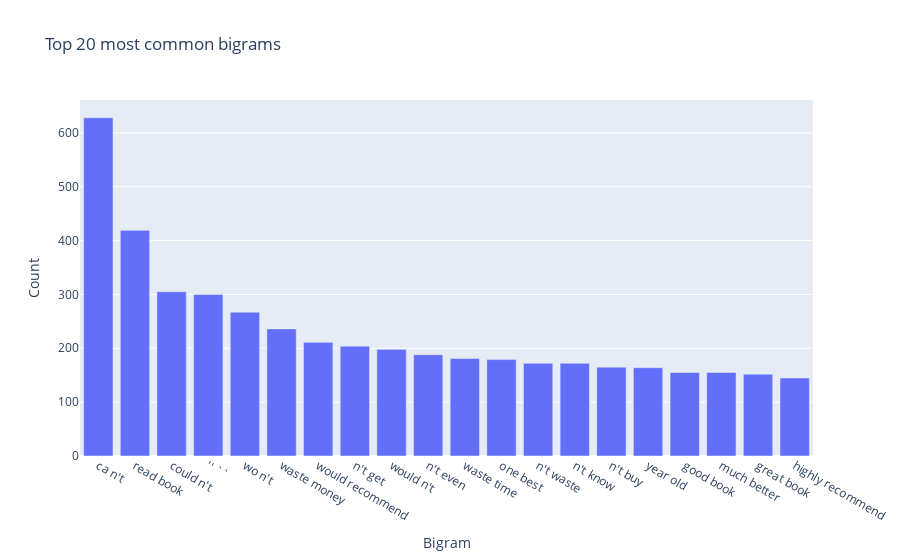

Notebook code for this chart:
### Code cell
# Create the Plotly bar chart
fig = go.Figure(data=[go.Bar(x=[f"{word1} {word2}" for (word1, word2), count in top_bigrams], y=[count for (word1, word2), count in top_bigrams])])
fig.update_layout(title='Top 20 most common bigrams', xaxis_title='Bigram', yaxis_title='Count')

# Display the chart
fig.show()

### Figure 1 — Plotly figure (JSON) as saved in the notebook; plotly's stock layout.template omitted (floating-point values rounded to 4 significant figures)
{"data": [{"type": "bar", "x": ["ca n't", "read book", "could n't", "'' ``", "wo n't", "waste money", "would recommend", "n't get", "would n't", "n't even", "waste time", "one best", "n't waste", "n't know", "n't buy", "year old", "good book", "much better", "great book", "highly recommend"], "y": [628, 419, 305, 300, 267, 236, 211, 204, 198, 188, 181, 179, 172, 172, 165, 164, 155, 155, 152, 145]}], "layout": {"title": {"text": "Top 20 most common bigrams"}, "xaxis": {"title": {"text": "Bigram"}}, "yaxis": {"title": {"text": "Count"}}}}
